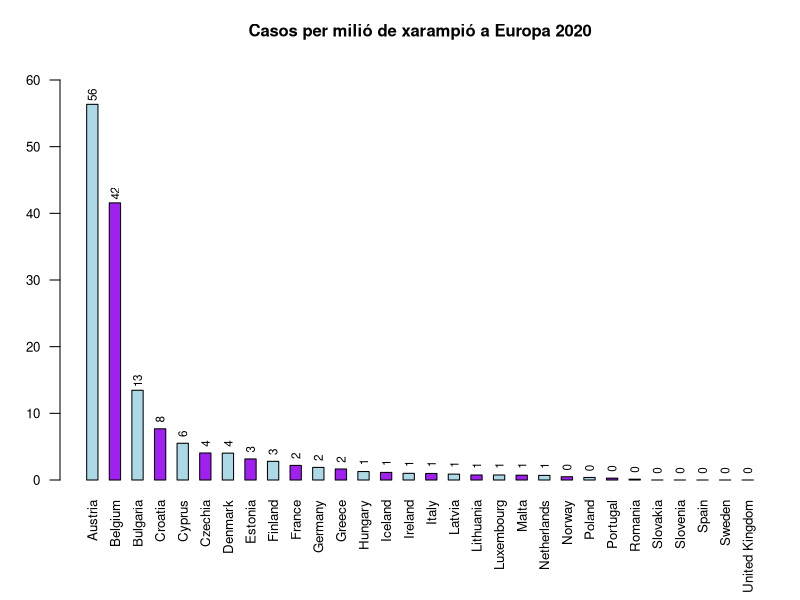

Reproduce this figure in R.
setwd("~/graficaABP")
dat <- read.csv2("measles-notification-rate-12-months-December-2020.csv", sep = ",", stringsAsFactors = TRUE)

dat1 <- data.frame(Pais = dat$X, "Casos per milió" = dat$X.2)
dat2 <- dat1[-c(1,31,32,33),]

dat3 <- as.numeric(as.character(dat2$Casos.per.milió))

dat4 <- data.frame(Pais = dat2$Pais, "Casos per milió" = as.numeric(as.character(dat2$Casos.per.milió)))

dat5 <- dat4[rev(order(dat4$Casos.per.milió)),]

par(mar=c(6,3,3,1))

g <- barplot(t(as.matrix(as.numeric(dat5[, 2]))),
             beside = TRUE,
             names.arg = dat2$Pais,
             density = NULL,
             col = c("lightblue","purple"),
             ylim = c(0,63),
             main = "Casos per milió de xarampió a Europa 2020",
             las = 2,
             cex.main = 1,
             cex.axis = 0.8,
             cex.names = 0.8)

text(g, dat5$Casos.per.milió+1.4, paste(round(dat5$Casos.per.milió, digits = 0)), srt=90, cex=0.7)

